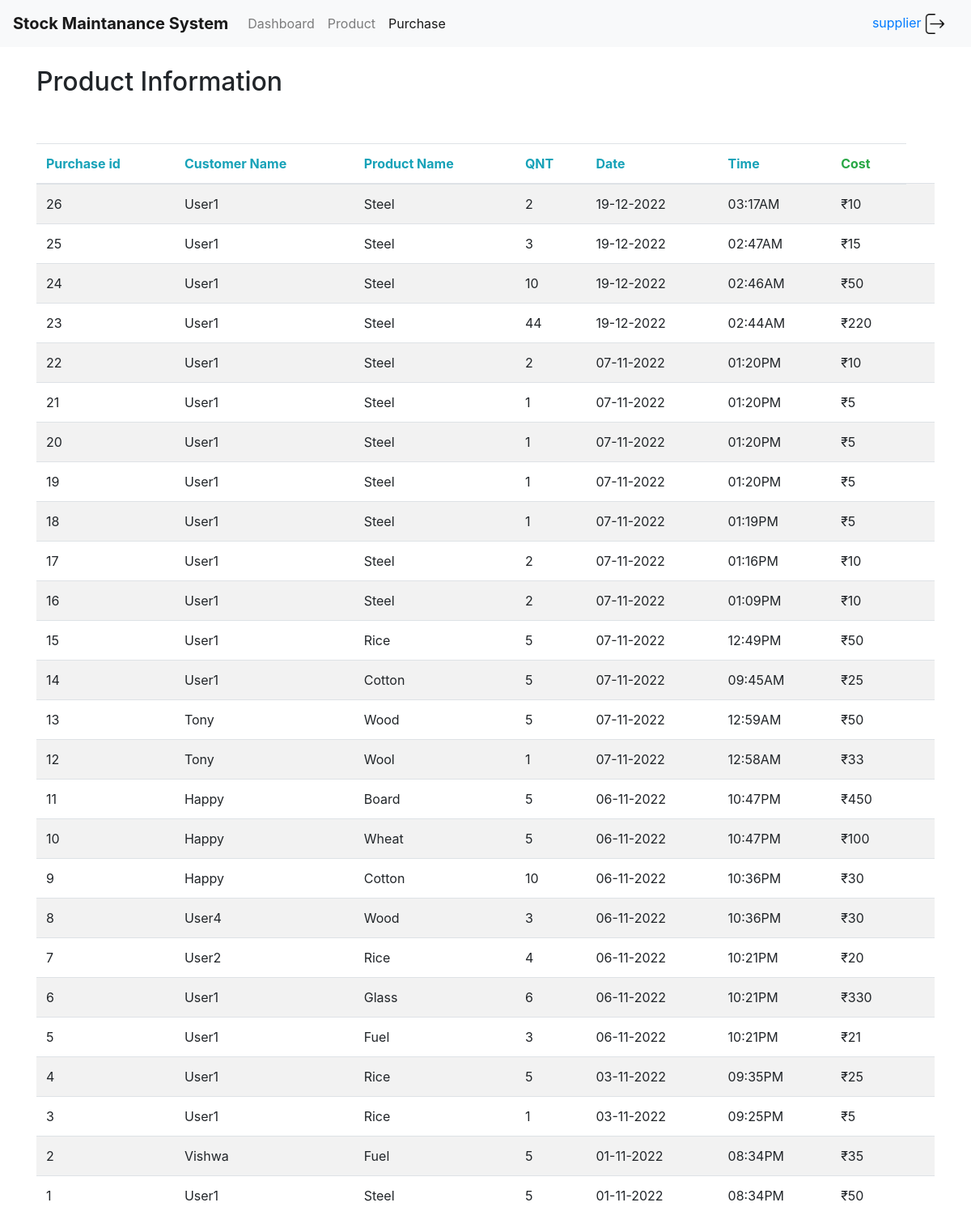
Screenshot of /admin/purchase (signed in) with the database file from the repository.
### tables this page shows
CREATE TABLE purchase(purchaseID integer primary key ,customerName test,
                productName text,QTY integer,purchaseTime text,purchaseDate text,purchaseCost integer);

### app.py (the view)
@app.route("/admin/purchase",methods=["GET","POST"])
def purchase():
   con = sql.connect("database.sqlite")
   con.row_factory = sql.Row
   cur = con.cursor()
   cur.execute("select * from purchase")
   rows = cur.fetchall();
   rows.reverse()
   return  render_template('purchase.html',rows = rows,user=session["name"])

### templates/purchase.html (shortened to what this page needs)
<!DOCTYPE html>
<html>
<head>
	<link rel="stylesheet" href="https://stackpath.bootstrapcdn.com/bootstrap/4.1.3/css/bootstrap.min.css">
</head>
<body>
				<nav class="navbar navbar-expand-lg navbar-light bg-light">
			  <a class="navbar-brand" href="#"><b>Stock Maintanance System</b></a>
			  <div class="collapse navbar-collapse" id="navbarNavAltMarkup">
			    <div class="navbar-nav">
			      <a class="nav-item nav-link" href="/admin">Dashboard</a>
			      <a class="nav-item nav-link" href="/admin/product">Product <span class="sr-only">(current)</span></a>
			      <a class="nav-item nav-link active" href="/admin/purchase">Purchase</a>
			    </div>
			  </div>
        <a class="nav-item nav-link" href="{{url_for('login_page.a_logout')}}">{{user}} <img src={{url_for('static',filename='logout.png')}} width="25" height="25"></a>
			</nav>
<div class="container">
  <h2>Product Information</h2>
  <table class="table table-striped">
    <thead>
      <tr>
        <th class="text-info">Purchase id</th>
        <th class="text-info">Customer Name</th>
        <th class="text-info">Product Name</th>
        <th class="text-info">QNT</th>
        <th class="text-info">Date</th>
        <th class="text-info">Time</th>
        <th class="text-success">Cost</th>
      </tr>
    </thead>
    <tbody>
       {% for row in rows %}
            <tr>
               <td>{{row["purchaseID"]}}</td>
               <td>{{row["customerName"]}}</td>
               <td>{{row["productName"]}}</td>
               <td>{{row['QTY']}}</td>
               <td>{{row['purchaseDate']}}</td>
               <td>{{row['purchaseTime']}}</td>
               <td>₹{{row['purchaseCost']}}</td>
               <td>
            </tr>
         {% endfor %}
    </tbody>
  </table>
</div>
</body>
</html>

### rows the page displays
purchase: purchaseID "26", customerName "User1", productName "Steel", QTY "2", purchaseDate "19-12-2022", purchaseTime "03:17AM", purchaseCost "10"
purchase: purchaseID "25", customerName "User1", productName "Steel", QTY "3", purchaseDate "19-12-2022", purchaseTime "02:47AM", purchaseCost "15"
purchase: purchaseID "24", customerName "User1", productName "Steel", QTY "10", purchaseDate "19-12-2022", purchaseTime "02:46AM", purchaseCost "50"
purchase: purchaseID "23", customerName "User1", productName "Steel", QTY "44", purchaseDate "19-12-2022", purchaseTime "02:44AM", purchaseCost "220"
purchase: purchaseID "22", customerName "User1", productName "Steel", QTY "2", purchaseDate "07-11-2022", purchaseTime "01:20PM", purchaseCost "10"
purchase: purchaseID "21", customerName "User1", productName "Steel", QTY "1", purchaseDate "07-11-2022", purchaseTime "01:20PM", purchaseCost "5"
purchase: purchaseID "20", customerName "User1", productName "Steel", QTY "1", purchaseDate "07-11-2022", purchaseTime "01:20PM", purchaseCost "5"
purchase: purchaseID "19", customerName "User1", productName "Steel", QTY "1", purchaseDate "07-11-2022", purchaseTime "01:20PM", purchaseCost "5"
purchase: purchaseID "18", customerName "User1", productName "Steel", QTY "1", purchaseDate "07-11-2022", purchaseTime "01:19PM", purchaseCost "5"
purchase: purchaseID "17", customerName "User1", productName "Steel", QTY "2", purchaseDate "07-11-2022", purchaseTime "01:16PM", purchaseCost "10"
purchase: purchaseID "16", customerName "User1", productName "Steel", QTY "2", purchaseDate "07-11-2022", purchaseTime "01:09PM", purchaseCost "10"
purchase: purchaseID "15", customerName "User1", productName "Rice", QTY "5", purchaseDate "07-11-2022", purchaseTime "12:49PM", purchaseCost "50"
purchase: purchaseID "14", customerName "User1", productName "Cotton", QTY "5", purchaseDate "07-11-2022", purchaseTime "09:45AM", purchaseCost "25"
purchase: purchaseID "13", customerName "Tony", productName "Wood", QTY "5", purchaseDate "07-11-2022", purchaseTime "12:59AM", purchaseCost "50"
purchase: purchaseID "12", customerName "Tony", productName "Wool", QTY "1", purchaseDate "07-11-2022", purchaseTime "12:58AM", purchaseCost "33"
purchase: purchaseID "11", customerName "Happy", productName "Board", QTY "5", purchaseDate "06-11-2022", purchaseTime "10:47PM", purchaseCost "450"
purchase: purchaseID "10", customerName "Happy", productName "Wheat", QTY "5", purchaseDate "06-11-2022", purchaseTime "10:47PM", purchaseCost "100"
purchase: purchaseID "9", customerName "Happy", productName "Cotton", QTY "10", purchaseDate "06-11-2022", purchaseTime "10:36PM", purchaseCost "30"
purchase: purchaseID "8", customerName "User4", productName "Wood", QTY "3", purchaseDate "06-11-2022", purchaseTime "10:36PM", purchaseCost "30"
purchase: purchaseID "7", customerName "User2", productName "Rice", QTY "4", purchaseDate "06-11-2022", purchaseTime "10:21PM", purchaseCost "20"
purchase: purchaseID "6", customerName "User1", productName "Glass", QTY "6", purchaseDate "06-11-2022", purchaseTime "10:21PM", purchaseCost "330"
purchase: purchaseID "5", customerName "User1", productName "Fuel", QTY "3", purchaseDate "06-11-2022", purchaseTime "10:21PM", purchaseCost "21"
purchase: purchaseID "4", customerName "User1", productName "Rice", QTY "5", purchaseDate "03-11-2022", purchaseTime "09:35PM", purchaseCost "25"
purchase: purchaseID "3", customerName "User1", productName "Rice", QTY "1", purchaseDate "03-11-2022", purchaseTime "09:25PM", purchaseCost "5"
purchase: purchaseID "2", customerName "Vishwa", productName "Fuel", QTY "5", purchaseDate "01-11-2022", purchaseTime "08:34PM", purchaseCost "35"
purchase: purchaseID "1", customerName "User1", productName "Steel", QTY "5", purchaseDate "01-11-2022", purchaseTime "08:34PM", purchaseCost "50"

### other values shown
{{ user }} "supplier"
